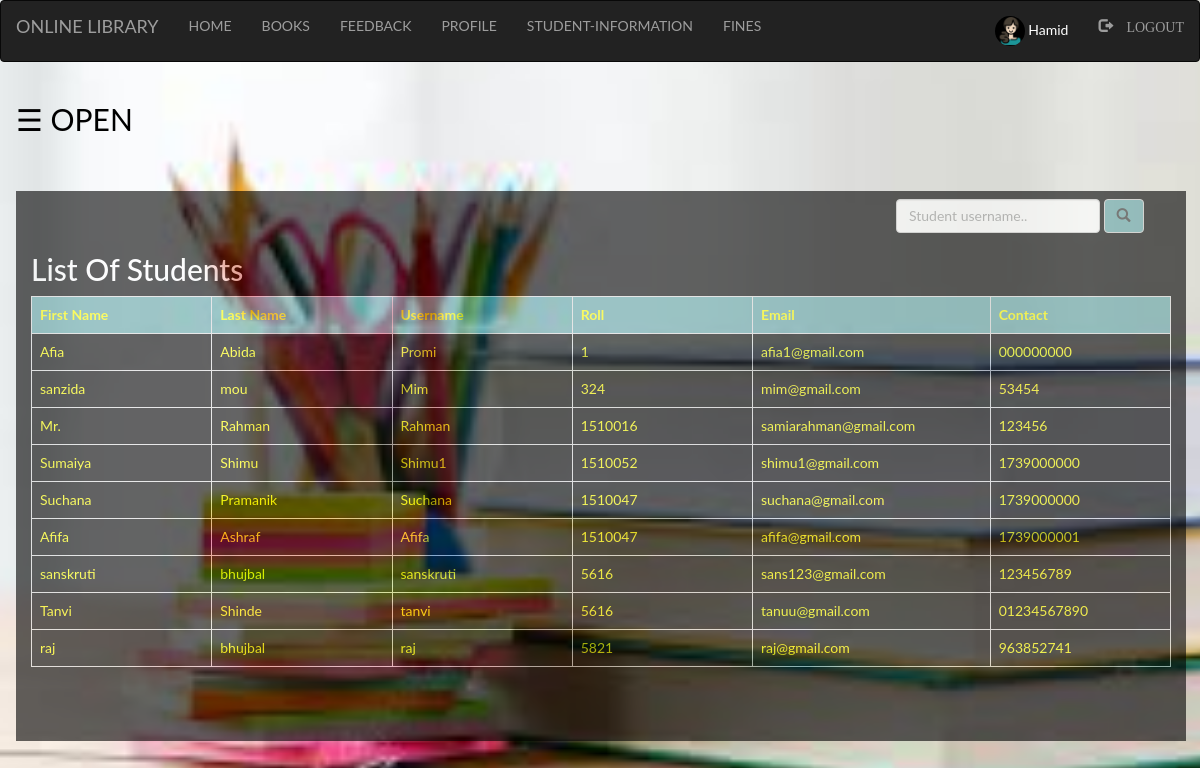
Screenshot of /Admin_/student.php (signed in) with the database file from the repository.
### tables this page shows
CREATE TABLE `student` (
  `first` varchar(100) NOT NULL,
  `last` varchar(100) NOT NULL,
  `username` varchar(100) NOT NULL,
  `password` varchar(100) NOT NULL,
  `roll` int(100) NOT NULL,
  `email` varchar(100) NOT NULL,
  `contact` varchar(100) NOT NULL,
  `pic` varchar(100) NOT NULL
);

### Admin_/student.php (the view, shortened to what this page needs)
<?php
  include "connection.php";
  include "navbar.php";
?>
<!DOCTYPE html>
<html>
<head>
</head>
<body>
<div id="main">
  <span style="color : black;font-size:30px;cursor:pointer" onclick="openNav()">&#9776; OPEN</span>
<div class="container">
	<div class="srch">
		<form class="navbar-form" method="post" name="form1">
				<input class="form-control" type="text" name="search" placeholder="Student username.." required="">
				<button style="background-color: #6db6b9e6;" type="submit" name="submit" class="btn btn-default">
					<span class="glyphicon glyphicon-search"></span>
				</button>
		</form>
	</div>
	<h2>List Of Students</h2>
	<?php
		if(isset($_POST['submit']))
		{
			$q=mysqli_query($db,"SELECT first,last,username,roll,email,contact FROM `student` where username like '%$_POST[search]%' ");
			if(mysqli_num_rows($q)==0)
			{
				echo "Sorry! No student found with that username. Try searching again.";
			}
			else
			{
		echo "<table class='table table-bordered table-hover' >";
			echo "<tr style='background-color: #6db6b9e6;'>";
				echo "<th>"; echo "First Name";	echo "</th>";
				echo "<th>"; echo "Last Name";  echo "</th>";
				echo "<th>"; echo "Username";  echo "</th>";
				echo "<th>"; echo "Roll";  echo "</th>";
				echo "<th>"; echo "Email";  echo "</th>";
				echo "<th>"; echo "Contact";  echo "</th>";
			echo "</tr>";
			while($row=mysqli_fetch_assoc($q))
			{
				echo "<tr>";
				echo "<td>"; echo $row['first']; echo "</td>";
				echo "<td>"; echo $row['last']; echo "</td>";
				echo "<td>"; echo $row['username']; echo "</td>";
				echo "<td>"; echo $row['roll']; echo "</td>";
				echo "<td>"; echo $row['email']; echo "</td>";
				echo "<td>"; echo $row['contact']; echo "</td>";
				echo "</tr>";
			}
		echo "</table>";
			}
		}
		else
		{
			$res=mysqli_query($db,"SELECT first,last,username,roll,email,contact FROM `student`;");
		echo "<table class='table table-bordered table-hover' >";
			echo "<tr style='background-color: #6db6b9e6;'>";
				echo "<th>"; echo "First Name";	echo "</th>";
				echo "<th>"; echo "Last Name";  echo "</th>";
				echo "<th>"; echo "Username";  echo "</th>";
				echo "<th>"; echo "Roll";  echo "</th>";
				echo "<th>"; echo "Email";  echo "</th>";
				echo "<th>"; echo "Contact";  echo "</th>";
			echo "</tr>";
			while($row=mysqli_fetch_assoc($res))
			{
				echo "<tr>";
				echo "<td>"; echo $row['first']; echo "</td>";
				echo "<td>"; echo $row['last']; echo "</td>";
				echo "<td>"; echo $row['username']; echo "</td>";
				echo "<td>"; echo $row['roll']; echo "</td>";
				echo "<td>"; echo $row['email']; echo "</td>";
				echo "<td>"; echo $row['contact']; echo "</td>";
				echo "</tr>";
			}
		echo "</table>";
		}
	?>
</div>
</body>
</html>

### Admin_/style.css (style rules this page uses)
html, body, div, span, object, iframe, h1, h2, h3, h4, h5, h6, p, blockquote, pre, abbr, address, cite, code, del, dfn, em, img, ins, kbd, q, samp, small, strong, sub, sup, var, b, i, dl, dt, dd, ol, ul, li, fieldset, form, label, legend, table, caption, tbody, tfoot, thead, tr, th, td, article, aside, canvas, details, figcaption, figure, footer, header, hgroup, menu, nav, section, summary, time, mark, audio, video { margin:0; padding:0; border:0; outline:0; font-size:100%; vertical-align:baseline; background:transparent; }
body { line-height:1; }
table { border-collapse:collapse; border-spacing:0; }
input, select { vertical-align:middle; }
input { height: 25px; width: 300px; }

### Admin_/student.php (style rules this page uses)
.srch { padding-left: 850px; }
body { background-size:1395px; background-repeat: no-repeat; background-image: url("images/18.jpg"); font-family: "Lato", sans-serif; transition: background-color .5s; }
#main { transition: margin-left .5s; padding: 16px; }
.container { height: 550px; background-color: black; opacity: .6; color: white; margin-top: 50px; }
th,td { width: 10%; color:yellow; }

### rows the page displays
student: first "Afia", last "Abida", username "Promi", roll "1", email "afia1@gmail.com", contact "000000000"
student: first "sanzida", last "mou", username "Mim", roll "324", email "mim@gmail.com", contact "53454"
student: first "Mr.", last "Rahman", username "Rahman", roll "1510016", email "samiarahman@gmail.com", contact "123456"
student: first "Sumaiya", last "Shimu", username "Shimu1", roll "1510052", email "shimu1@gmail.com", contact "1739000000"
student: first "Suchana", last "Pramanik", username "Suchana", roll "1510047", email "suchana@gmail.com", contact "1739000000"
student: first "Afifa", last "Ashraf", username "Afifa", roll "1510047", email "afifa@gmail.com", contact "1739000001"
student: first "sanskruti", last "bhujbal", username "sanskruti", roll "5616", email "sans123@gmail.com", contact "123456789"
student: first "Tanvi", last "Shinde", username "tanvi", roll "5616", email "tanuu@gmail.com", contact "01234567890"
student: first "raj", last "bhujbal", username "raj", roll "5821", email "raj@gmail.com", contact "963852741"

### other values shown
$_SESSION['login_user'] "Hamid"
